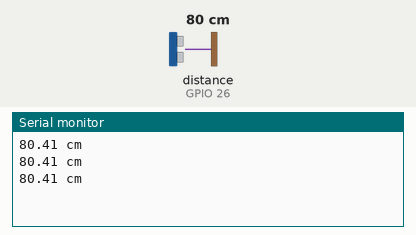
Recording of a sketch running on a simulated ESP32. Shown: the last lines printed to the serial monitor. Wiring (inferred from the names in the program): ultrasonic range finder: trigger GPIO 25; echo GPIO 26. The test bench sets the inputs (shaded band); at power-on: distance to the obstacle (sensor on GPIO 26) 80 cm. The echo pulse lasts 58.3 µs per cm.

Above: at 1.4 s.
1.5 s: distance to the obstacle (sensor on GPIO 26) set to 2 cm
At 2.3 s:
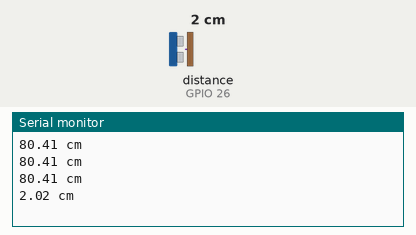
3.0 s: distance to the obstacle (sensor on GPIO 26) set to 4 cm
At 3.5 s:
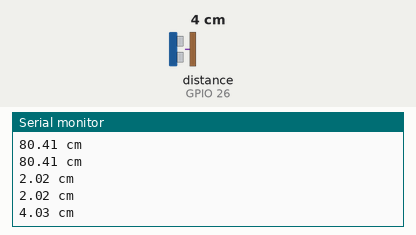
Timing chart, 0 to 6.0 s (numbered marks = the images above; inputs shaded):
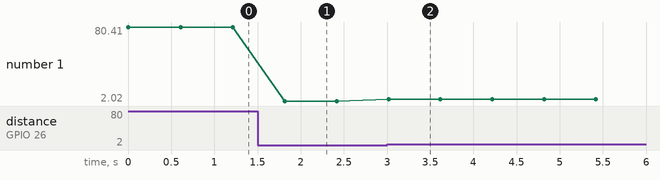

The sketch:

RC_car_main.ino
```cpp
// Define the pin numbers for the ultrasonic sensor
const int echoPin = 26;
const int trigPin = 25;

void setup() {
  Serial.begin(115200);                    // Start serial communication with a baud rate of 9600
  pinMode(echoPin, INPUT);               // Set echo pin as input
  pinMode(trigPin, OUTPUT);              // Set trig pin as output
}

void loop() {
  float distance = readDistance();  // Call the function to read the sensor data and get the distance
  Serial.print(distance);           // Print the distance value
  Serial.println(" cm");            // Print " cm" to indicate the unit of measurement
  delay(600);                       // Delay for 400 milliseconds before repeating the loop
}

// Function to read the sensor data and calculate the distance
float readDistance() {
  digitalWrite(trigPin, LOW);   // Set trig pin to low to ensure a clean pulse
  delayMicroseconds(2);         // Delay for 2 microseconds
  digitalWrite(trigPin, HIGH);  // Send a 10 microsecond pulse by setting trig pin to high
  delayMicroseconds(10);
  digitalWrite(trigPin, LOW);  // Set trig pin back to low

  // Measure the pulse width of the echo pin and calculate the distance value
  float distance = pulseIn(echoPin, HIGH) / 58.00;  // Formula: (340m/s * 1us) / 2
  return distance;
}
```

Measured:
- after the input at 1.5 s, the serial monitor: prints a new line after 0.32 s (image 1)
- after the input at 3.0 s, the serial monitor: prints a new line at once (image 2)
- plotted number 1: 80.41 → 2.02 after the input at 1.5 s, 2.02 → 4.03 after the input at 3.0 s
